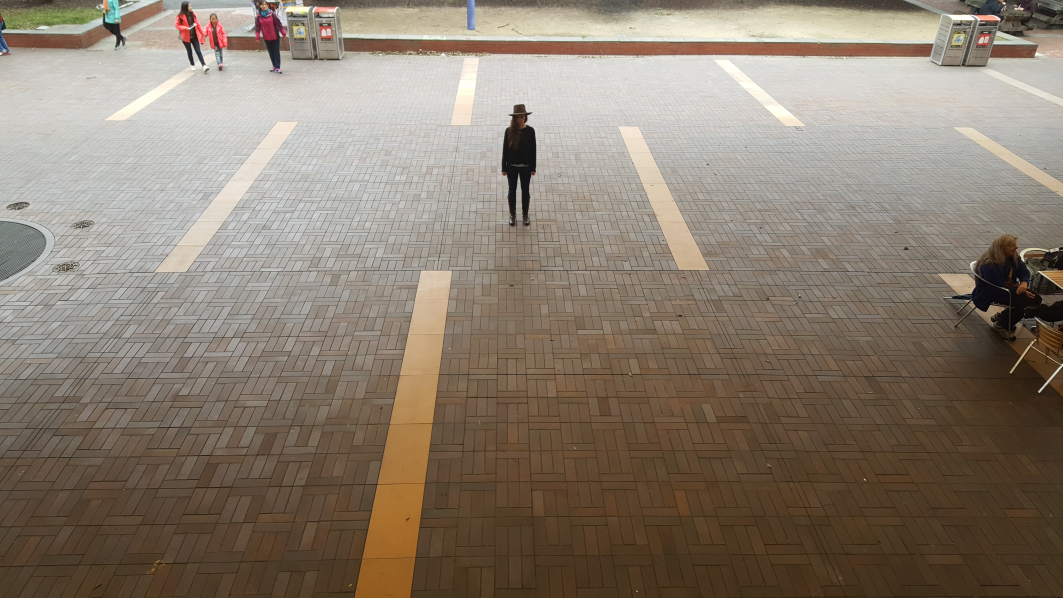
#> input picture camera/HAAR_detector/test_image.jpg, 5312 x 2988 px (shown at 1/5 size)
$ python -i saliency.py   (imports and definitions only)
#> lines starting #> are read from the running program, lines starting #| are printed output that depends on the picture; after the words box and inside, x2 and y2 are one past the last pixel; in counts of white or black regions, pixels touching at a corner belong together
#> further down, picture is the input picture: shape (2988, 5312, 3); mean B, G, R 111.9, 125.9, 138.3
#!/usr/bin/env python
# -*- coding: utf-8 -*-

"""A module to generate a saliency map from an RGB image
    This code is based on the approach described in:
    [1] X. Hou and L. Zhang (2007). Saliency Detection: A Spectral Residual
        Approach. IEEE Transactions on Computer Vision and Pattern Recognition
        (CVPR), p.1-8. doi: 10.1109/CVPR.2007.383267
"""

import cv2
import numpy as np
from matplotlib import pyplot as plt


class Saliency:
    """Generate saliency map from RGB images with the spectral residual method
        This class implements an algorithm that is based on the spectral
        residual approach (Hou & Zhang, 2007).
    """
    def __init__(self, img, use_numpy_fft=True, gauss_kernel=(5, 5)):
        """Constructor
            This method initializes the saliency algorithm.
            :param img: an RGB input image
            :param use_numpy_fft: flag whether to use NumPy's FFT (True) or
                                  OpenCV's FFT (False)
            :param gauss_kernel: Kernel size for Gaussian blur
        """
#> called with use_numpy_fft = True, gauss_kernel = (5, 5)
        self.use_numpy_fft = use_numpy_fft
        self.gauss_kernel = gauss_kernel
        self.frame_orig = img

        # downsample image for processing
        self.small_shape = (64, 64)
        self.frame_small = cv2.resize(img, self.small_shape[1::-1])
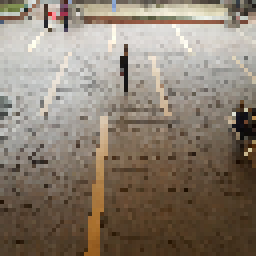
#> self.frame_small: shape (64, 64, 3) (shown 4 times larger); mean B, G, R 111.3, 125.3, 137.6

        # whether we need to do the math (True) or it has already
        # been done (False)
        self.need_saliency_map = True

    def get_saliency_map(self):
        """Returns a saliency map
            This method generates a saliency map for the image that was
            passed to the class constructor.
            :returns: grayscale saliency map
        """
        if self.need_saliency_map:
            # haven't calculated saliency map for this image yet
            num_channels = 1
            if len(self.frame_orig.shape) == 2:
                # single channel
                sal = self._get_channel_sal_magn(self.frame_small)
            else:
                # multiple channels: consider each channel independently
                sal = np.zeros_like(self.frame_small).astype(np.float32)
                for c in xrange(self.frame_small.shape[2]):
                    small = self.frame_small[:, :, c]
                    sal[:, :, c] = self._get_channel_sal_magn(small)
#> this loop made 3 passes
#> pass 1, in _get_channel_sal_magn, `magnitude, angle = cv2.cartToPolar(np.real(img_dft), np.imag(img_dft))`:
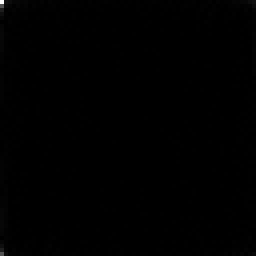
#> magnitude: shape (64, 64) float64 (shown 4 times larger); min 36.91, max 455982, mean 1589.4; drawn with min black and max white
#> pass 1, in _get_channel_sal_magn, `magnitude, angle = cv2.cartToPolar(np.real(img_dft), np.imag(img_dft))`:
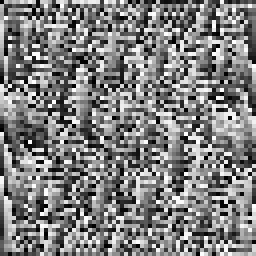
#> angle: shape (64, 64) float64 (shown 4 times larger); min 0, max 6.28, mean 3.14; drawn with min black and max white
#> pass 1, in _get_channel_sal_magn, `log_ampl = np.log10(magnitude.clip(min=1e-9))`:
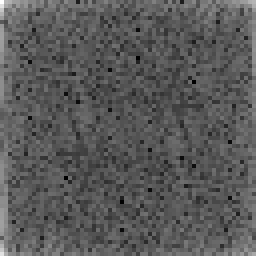
#> log_ampl: shape (64, 64) float64 (shown 4 times larger); min 1.57, max 5.66, mean 3; drawn with min black and max white
#> after the loop:
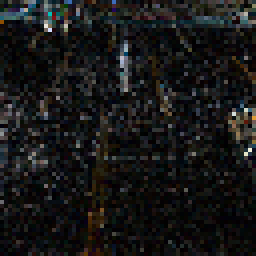
#> sal: shape (64, 64, 3) float32 (shown 4 times larger); mean B, G, R 0.0112, 0.0113, 0.0113; drawn with min black and max white
#> after the loop:
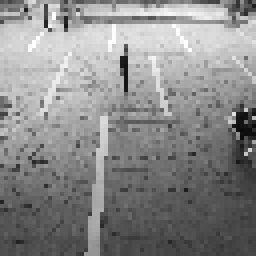
#> small: shape (64, 64) (shown 4 times larger); min 10, max 255, mean 137.6

                # overall saliency: channel mean
                sal = np.mean(sal, 2)
#> sal: shape (64, 64) float32

            # postprocess: blur, square, and normalize
            if self.gauss_kernel is not None:
                sal = cv2.GaussianBlur(sal, self.gauss_kernel, sigmaX=8,
                                       sigmaY=0)
            sal = sal**2
            sal = np.float32(sal)/np.max(sal)

            # scale up
            sal = cv2.resize(sal, self.frame_orig.shape[1::-1])
#> sal: shape (2988, 5312) float32

            # store a copy so we do the work only once per frame
            self.saliencyMap = sal
            self.need_saliency_map = False

        return self.saliencyMap

    def _get_channel_sal_magn(self, channel):
        """Returns the log-magnitude of the Fourier spectrum
            This method calculates the log-magnitude of the Fourier spectrum
            of a single-channel image. This image could be a regular grayscale
            image, or a single color channel of an RGB image.
            :param channel: single-channel input image
            :returns: log-magnitude of Fourier spectrum
        """
        # do FFT and get log-spectrum
        if self.use_numpy_fft:
            img_dft = np.fft.fft2(channel)
            magnitude, angle = cv2.cartToPolar(np.real(img_dft),
                                               np.imag(img_dft))
        else:
            img_dft = cv2.dft(np.float32(channel),
                              flags=cv2.DFT_COMPLEX_OUTPUT)
            magnitude, angle = cv2.cartToPolar(img_dft[:, :, 0],
                                               img_dft[:, :, 1])

        # get log amplitude
        log_ampl = np.log10(magnitude.clip(min=1e-9))

        # blur log amplitude with avg filter
        log_ampl_blur = cv2.blur(log_ampl, (3, 3))

        # residual
        residual = np.exp(log_ampl - log_ampl_blur)

        # back to cartesian frequency domain
        if self.use_numpy_fft:
            real_part, imag_part = cv2.polarToCart(residual, angle)
            img_combined = np.fft.ifft2(real_part + 1j*imag_part)
            magnitude, _ = cv2.cartToPolar(np.real(img_combined),
                                           np.imag(img_combined))
        else:
            img_dft[:, :, 0], img_dft[:, :, 1] = cv2.polarToCart(residual,
                                                                 angle)
            img_combined = cv2.idft(img_dft)
            magnitude, _ = cv2.cartToPolar(img_combined[:, :, 0],
                                           img_combined[:, :, 1])

        return magnitude

    # [67 lines left out: functions calc_magnitude_spectrum, plot_power_spectrum, not called in this run]

    def get_proto_objects_map(self, use_otsu=True):
        """Returns the proto-objects map of an RGB image
            This method generates a proto-objects map of an RGB image.
            Proto-objects are saliency hot spots, generated by thresholding
            the saliency map.
            :param use_otsu: flag whether to use Otsu thresholding (True) or
                             a hardcoded threshold value (False)
            :returns: proto-objects map
        """
        saliency = self.get_saliency_map()

        if use_otsu:
            _, img_objects = cv2.threshold(np.uint8(saliency*255), 0, 255,
                                           cv2.THRESH_BINARY + cv2.THRESH_OTSU)
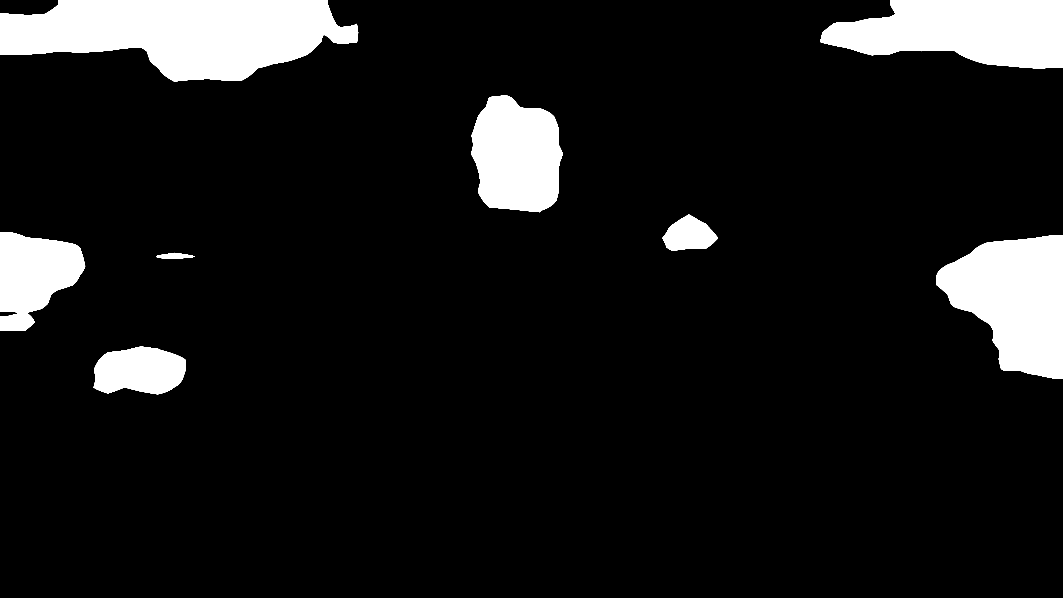
#> img_objects: shape (2988, 5312) (shown at 1/5 size); 10% white; 8 white regions, largest, box (x1, y1, x2, y2) and area: (0, 0, 1791, 408) 498064, (4682, 1176, 5312, 1893) 305051, (4102, 0, 5312, 342) 304121
        else:
            thresh = np.mean(saliency)*255*3
            _, img_objects = cv2.threshold(np.uint8(saliency*255), thresh, 255,
                                           cv2.THRESH_BINARY)
        return img_objects

>>> import cv2
>>> picture = cv2.imread('../../../HAAR_detector/test_image.jpg')
>>> result = Saliency(picture).get_proto_objects_map()
